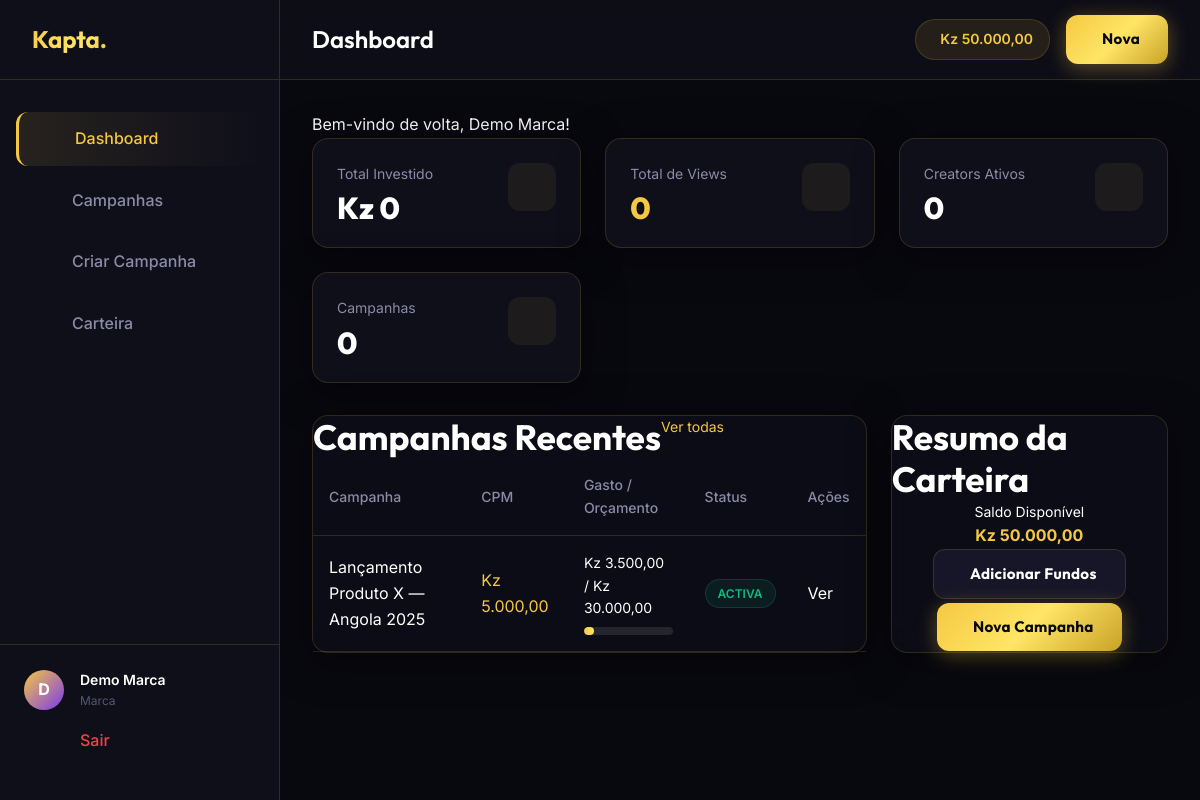
/brand/dashboard.php (signed in), run on the app's committed database.
### tables this page shows
CREATE TABLE `wallets` (
  `id`               INT UNSIGNED NOT NULL AUTO_INCREMENT,
  `user_id`          INT UNSIGNED NOT NULL UNIQUE,
  `balance`          DECIMAL(15,2) NOT NULL DEFAULT 0.00,
  `total_deposited`  DECIMAL(15,2) NOT NULL DEFAULT 0.00,
  `total_withdrawn`  DECIMAL(15,2) NOT NULL DEFAULT 0.00,
  `created_at`       DATETIME NOT NULL DEFAULT CURRENT_TIMESTAMP,
  `updated_at`       DATETIME NOT NULL DEFAULT CURRENT_TIMESTAMP ON UPDATE CURRENT_TIMESTAMP,
  PRIMARY KEY (`id`),
  CONSTRAINT `fk_wallet_user` FOREIGN KEY (`user_id`) REFERENCES `users` (`id`) ON DELETE CASCADE
);

CREATE TABLE `campaigns` (
  `id`             INT UNSIGNED NOT NULL AUTO_INCREMENT,
  `brand_id`       INT UNSIGNED NOT NULL,
  `title`          VARCHAR(255) NOT NULL,
  `description`    TEXT DEFAULT NULL,
  `requirements`   TEXT DEFAULT NULL,
  `category`       VARCHAR(80) NOT NULL DEFAULT 'Entretenimento',
  `platforms`      JSON DEFAULT NULL,
  `cpm_rate`       DECIMAL(15,2) NOT NULL DEFAULT 0.00,
  `budget`         DECIMAL(15,2) NOT NULL DEFAULT 0.00,
  `spent`          DECIMAL(15,2) NOT NULL DEFAULT 0.00,
  `status`         ENUM('draft','active','paused','completed') NOT NULL DEFAULT 'draft',
  `min_followers`  INT UNSIGNED NOT NULL DEFAULT 0,
  `deadline`       DATE DEFAULT NULL,
  `created_at`     DATETIME NOT NULL DEFAULT CURRENT_TIMESTAMP,
  `updated_at`     DATETIME NOT NULL DEFAULT CURRENT_TIMESTAMP ON UPDATE CURRENT_TIMESTAMP,
  PRIMARY KEY (`id`),
  KEY `idx_brand`  (`brand_id`),
  KEY `idx_status` (`status`),
  CONSTRAINT `fk_campaign_brand` FOREIGN KEY (`brand_id`) REFERENCES `users` (`id`) ON DELETE CASCADE
);

### includes/functions.php (called while the page is built, shortened)
<?php
function format_kz(float $amount): string {
    return 'Kz ' . number_format($amount, 2, ',', '.');
}
function current_user(): ?array {
    return $_SESSION['kapta_user'] ?? null;
}
function get_flash(): ?array {
    if (isset($_SESSION['flash'])) {
        $f = $_SESSION['flash'];
        return $f;
    }
    return null;
}

### brand/dashboard.php (the view, shortened to what this page needs)
<?php
require_once '../includes/functions.php';
$user = current_user();
$stmt = $pdo->prepare("SELECT balance FROM wallets WHERE user_id = ?");
$stmt->execute([$user['id']]);
$wallet = $stmt->fetch();
$balance = $wallet['balance'] ?? 0;
$stmt = $pdo->prepare("
    SELECT
        COUNT(*) as total_campaigns,
        SUM(budget) as total_budget,
        SUM(spent) as total_spent
    FROM campaigns
    WHERE brand_id = ?
");
$stmt->execute([$user['id']]);
$stats = $stmt->fetch();
$stmt = $pdo->prepare("
    SELECT COUNT(DISTINCT creator_id) as total_creators, IFNULL(SUM(views), 0) as total_views
    FROM campaign_submissions cs
    JOIN campaigns c ON cs.campaign_id = c.id
    WHERE c.brand_id = ? AND cs.status = 'approved'
");
$stmt->execute([$user['id']]);
$perf_stats = $stmt->fetch();
$stmt = $pdo->prepare("
    SELECT id, title, platforms, cpm_rate, budget, spent, status, created_at
    FROM campaigns
    WHERE brand_id = ?
    ORDER BY created_at DESC
    LIMIT 4
");
$stmt->execute([$user['id']]);
$recent_campaigns = $stmt->fetchAll();
include '../includes/header.php';
?>
<div class="dashboard-layout">
    <aside class="sidebar" id="sidebar">
        <div class="sidebar-header">
            <a href="dashboard.php" class="logo gradient-text">Kapta.</a>
        </div>
        <div class="sidebar-nav">
            <a href="dashboard.php" class="nav-item active"><i class="ph ph-squares-four"></i> Dashboard</a>
            <a href="campaigns.php" class="nav-item"><i class="ph ph-megaphone"></i> Campanhas</a>
            <a href="campaign-create.php" class="nav-item"><i class="ph ph-plus-circle"></i> Criar Campanha</a>
            <a href="wallet.php" class="nav-item"><i class="ph ph-wallet"></i> Carteira</a>
        </div>
        <div class="sidebar-footer">
            <div class="user-profile mb-4">
                <div class="user-avatar"><?php echo strtoupper(substr($user['name'], 0, 1)); ?></div>
                <div class="user-info">
                    <div class="user-name"><?php echo htmlspecialchars($user['name']); ?></div>
                    <div class="user-role">Marca</div>
                </div>
            </div>
            <a href="../auth/logout.php" class="nav-item" style="color: var(--accent-red);"><i class="ph ph-sign-out"></i> Sair</a>
        </div>
    </aside>
    <main class="main-content">
        <header class="topbar">
            <div class="flex items-center">
                <h1 class="topbar-title">Dashboard</h1>
            </div>
            <div class="topbar-actions">
                <div class="wallet-badge">
                    <i class="ph ph-coins"></i> <?php echo format_kz($balance); ?>
                </div>
                <a href="campaign-create.php" class="btn btn-primary text-sm py-2"><i class="ph ph-plus"></i> Nova</a>
            </div>
        </header>
        <div class="content-wrapper">
            <?php $flash = get_flash(); if ($flash): ?>
                <div class="alert alert-<?php echo $flash['type']; ?> mb-6">
                    <?php echo $flash['message']; ?>
                </div>
            <?php endif; ?>
            <div class="stats-grid">
                <div class="glass-card stat-card">
                    <i class="ph ph-chart-line-up stat-icon"></i>
                    <div class="stat-title">Total Investido</div>
                    <div class="stat-value animate-number" data-value="<?php echo $stats['total_spent'] ?? 0; ?>" data-format="kz">Kz 0</div>
                </div>
                <div class="glass-card stat-card">
                    <i class="ph ph-eye stat-icon"></i>
                    <div class="stat-title">Total de Views</div>
                    <div class="stat-value animate-number gold" data-value="<?php echo $perf_stats['total_views'] ?? 0; ?>" data-format="views">0</div>
                </div>
                <div class="glass-card stat-card">
                    <i class="ph ph-users stat-icon"></i>
                    <div class="stat-title">Creators Ativos</div>
                    <div class="stat-value animate-number" data-value="<?php echo $perf_stats['total_creators'] ?? 0; ?>">0</div>
                </div>
                <div class="glass-card stat-card">
                    <i class="ph ph-megaphone stat-icon"></i>
                    <div class="stat-title">Campanhas</div>
                    <div class="stat-value animate-number" data-value="<?php echo $stats['total_campaigns'] ?? 0; ?>">0</div>
                </div>
            </div>
            <div class="dashboard-row">
                <div class="glass-card p-6">
                    <div class="flex justify-between items-center mb-6">
                        <h2 class="text-xl font-bold font-outfit">Campanhas Recentes</h2>
                        <a href="campaigns.php" class="text-gold text-sm hover:underline">Ver todas</a>
                    </div>
                    <?php if (empty($recent_campaigns)): ?>
                        <div class="empty-state">
                            <div class="empty-state-icon"><i class="ph ph-megaphone"></i></div>
                            <h3 class="empty-state-title">Sem Campanhas</h3>
                            <p class="empty-state-desc">Ainda não criou nenhuma campanha. Comece agora a conectar-se com creators.</p>
                            <a href="campaign-create.php" class="btn btn-primary">Criar Primeira Campanha</a>
                        </div>
                    <?php else: ?>
                        <div class="table-responsive">
                            <table class="table">
                                <thead>
                                    <tr>
                                        <th>Campanha</th>
                                        <th>CPM</th>
                                        <th>Gasto / Orçamento</th>
                                        <th>Status</th>
                                        <th>Ações</th>
                                    </tr>
                                </thead>
                                <tbody>
                                    <?php foreach ($recent_campaigns as $camp): ?>
                                    <tr>
                                        <td class="font-medium"><?php echo htmlspecialchars($camp['title']); ?></td>
                                        <td class="text-gold"><?php echo format_kz($camp['cpm_rate']); ?></td>
                                        <td>
                                            <div class="text-sm"><?php echo format_kz($camp['spent']); ?> / <?php echo format_kz($camp['budget']); ?></div>
                                            <div class="progress-container h-1 mt-1">
                                                <div class="progress-bar" style="width: <?php echo ($camp['budget'] > 0) ? min(100, ($camp['spent'] / $camp['budget']) * 100) : 0; ?>%"></div>
                                            </div>
                                        </td>
                                        <td>
                                            <span class="status-badge <?php echo $camp['status']; ?>">
                                                <?php
                                                    if ($camp['status'] == 'active') echo 'Activa';
                                                    elseif ($camp['status'] == 'paused') echo 'Pausada';
                                                    elseif ($camp['status'] == 'completed') echo 'Concluída';
                                                    else echo 'Rascunho';
                                                ?>
                                            </span>
                                        </td>
                                        <td>
                                            <a href="campaign-detail.php?id=<?php echo $camp['id']; ?>" class="text-secondary hover:text-white"><i class="ph ph-eye"></i> Ver</a>
                                        </td>
                                    </tr>
                                    <?php endforeach; ?>
                                </tbody>
                            </table>
                        </div>
                    <?php endif; ?>
                </div>
                <div class="glass-card p-6">
                    <h2 class="text-xl font-bold font-outfit mb-6">Resumo da Carteira</h2>
                    <div class="text-center py-6">
                        <div class="text-sm text-secondary mb-2">Saldo Disponível</div>
                        <div class="text-3xl font-bold text-gold mb-6"><?php echo format_kz($balance); ?></div>
                        <a href="wallet.php" class="btn btn-secondary w-full justify-center mb-4"><i class="ph ph-plus"></i> Adicionar Fundos</a>
                        <?php if ($balance > 0): ?>
                            <a href="campaign-create.php" class="btn btn-primary w-full justify-center"><i class="ph ph-megaphone"></i> Nova Campanha</a>
                        <?php endif; ?>
                    </div>
                </div>
            </div>
        </div>
    </main>
</div>
<?php include '../includes/footer.php'; ?>

### assets/css/main.css (style rules this page uses)
*, *::before, *::after { box-sizing: border-box; margin: 0; padding: 0; }
html { scroll-behavior: smooth; font-size: 16px; overflow-x: hidden; }
body { font-family: 'Inter', -apple-system, BlinkMacSystemFont, sans-serif; background: var(--dark-bg); color: var(--text-primary); line-height: 1.6; min-height: 100vh; overflow-x: hidden; -webkit-font-smoothing: antialiased; }
a { color: inherit; text-decoration: none; }
:root { --gold-primary: #F5C842; --gold-light: #FFE566; --gold-dark: #C9A227; --gold-dim: rgba(245, 200, 66, 0.12); --dark-bg: #08080F; --dark-card: #0F0F1A; --dark-surface: #161628; --dark-elevated: #1C1C30; --dark-border: rgba(245, 200, 66, 0.15); --dark-divider: rgba(255, 255, 255, 0.06); --accent-purple: #7C3AED; --accent-green: #10B981; --accent-red: #EF4444; --accent-blue: #3B82F6; --accent-orange: #F97316; --text-primary: #FFFFFF; --text-secondary: #8B8BA8; --text-muted: #555575; --radius-sm: 8px; --radius-md: 12px; --radius-lg: 16px; --radius-xl: 24px; --radius-full: 9999px; --shadow-gold: 0 0 40px rgba(245, 200, 66, 0.25); --shadow-card: 0 8px 40px rgba(0, 0, 0, 0.5); --shadow-sm: 0 2px 8px rgba(0, 0, 0, 0.3); --transition: all 0.3s cubic-bezier(0.4, 0, 0.2, 1); --transition-fast: all 0.15s ease; }
h1, h2, h3, h4, h5, h6 { font-family: 'Outfit', sans-serif; font-weight: 700; line-height: 1.2; color: var(--text-primary); }
h1 { font-size: clamp(2rem, 5vw, 3.5rem); }
h2 { font-size: clamp(1.5rem, 3vw, 2.2rem); }
.text-gold { color: var(--gold-primary); }
.text-sm { font-size: 0.875rem; }
.text-center { text-align: center; }
.font-bold { font-weight: 700; }
.font-outfit { font-family: 'Outfit', sans-serif; }
.gradient-text { background: linear-gradient(135deg, #F5C842 0%, #FFE566 40%, #C9A227 80%, #F5C842 100%); -webkit-background-clip: text; -webkit-text-fill-color: transparent; background-clip: text; background-size: 200% auto; animation: gradient-shift 4s ease infinite; }
.glass-card { background: rgba(15, 15, 26, 0.7); backdrop-filter: blur(20px); -webkit-backdrop-filter: blur(20px); border: 1px solid var(--dark-border); border-radius: var(--radius-lg); box-shadow: var(--shadow-card); min-width: 0; }
.btn { display: inline-flex; align-items: center; justify-content: center; gap: 8px; padding: 12px 28px; border-radius: var(--radius-md); font-family: 'Outfit', sans-serif; font-weight: 700; font-size: 0.95rem; letter-spacing: 0.02em; border: none; cursor: pointer; transition: var(--transition); white-space: nowrap; position: relative; overflow: hidden; text-decoration: none; }
.btn::before { content: ''; position: absolute; inset: 0; background: rgba(255,255,255,0); transition: var(--transition-fast); }
.btn-primary { background: linear-gradient(135deg, #F5C842 0%, #FFE566 50%, #C9A227 100%); color: #08080F; box-shadow: 0 4px 20px rgba(245, 200, 66, 0.35); }
.btn-secondary { background: var(--dark-surface); color: var(--text-primary); border: 1px solid var(--dark-border); }
.stat-card { background: var(--dark-card); border: 1px solid var(--dark-border); border-radius: var(--radius-lg); padding: 24px; position: relative; overflow: hidden; transition: var(--transition); }
.stat-card::before { content: ''; position: absolute; top: 0; left: 0; right: 0; height: 2px; background: linear-gradient(90deg, transparent, var(--gold-primary), transparent); opacity: 0; transition: var(--transition); }
.stat-card .stat-icon { width: 48px; height: 48px; border-radius: var(--radius-md); background: var(--gold-dim); display: flex; align-items: center; justify-content: center; font-size: 1.4rem; margin-bottom: 16px; }
.stat-card .stat-value { font-family: 'Outfit', sans-serif; font-size: 1.9rem; font-weight: 800; color: var(--text-primary); line-height: 1; }
.progress-bar { height: 6px; background: var(--dark-surface); border-radius: var(--radius-full); overflow: hidden; }
.flex { display: flex; }
.mb-4 { margin-bottom: 4px; }

### data on the page
wallets: balance "Kz 50.000,00"
campaigns: title "Lançamento Produto X — Angola 2025", cpm_rate "Kz 5.000,00", spent "Kz 3.500,00", budget "Kz 30.000,00", status "ACTIVA"

### other printed values
substr($user['name'], 0, 1) "D"
$user['name'] "Demo Marca"
$flash['message'] "Bem-vindo de volta, Demo Marca!"
